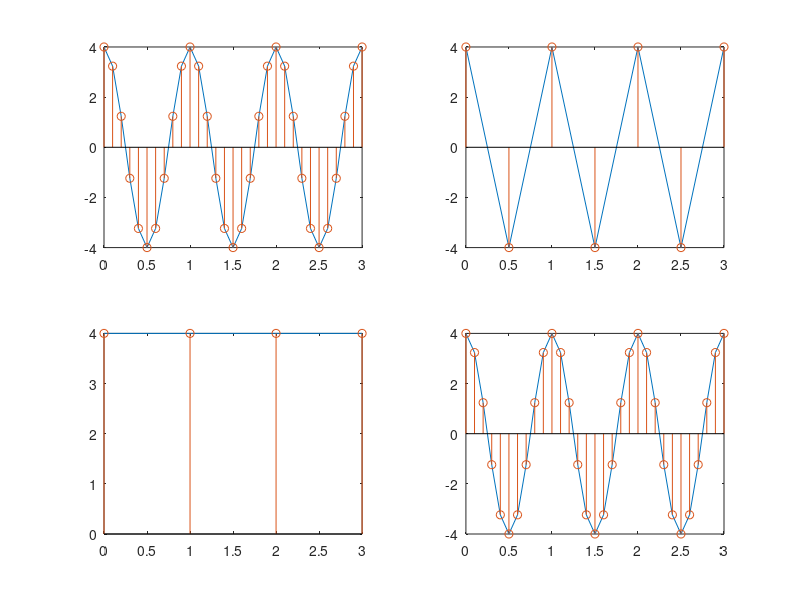

This figure's MATLAB source:
A=4
f=1
t=0:0.1:3

x1=A*cos(2*pi*f*t)
figure(1)
subplot(2,2,1);
plot(t,x1);
hold on;
stem(t,x1)
hold on;

t=0:0.5:3
x2=A*cos(2*pi*f*t)
figure(1)
subplot(2,2,2);
plot(t,x2);
hold on;
stem(t,x2)
hold on;

t=0:1:3
x3=A*cos(2*pi*f*t)
figure(1)
subplot(2,2,3);
plot(t,x3)
hold on;
stem(t,x3)
hold on;

t=0:0.1:3
x4=A*cos(2*pi*f*t)
figure(1)
subplot(2,2,4);
plot(t,x4);
hold on;
stem(t,x4)
hold off;


